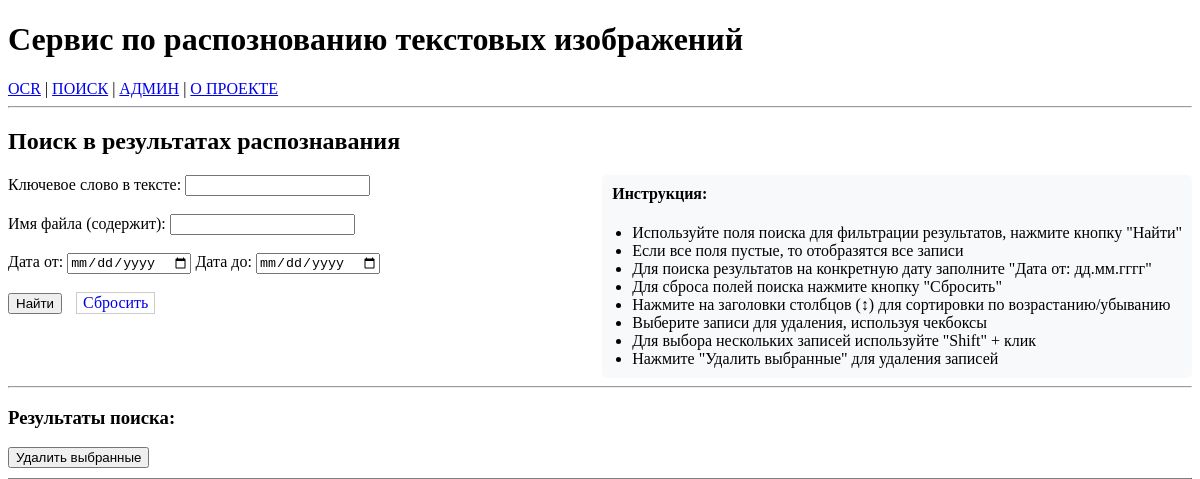
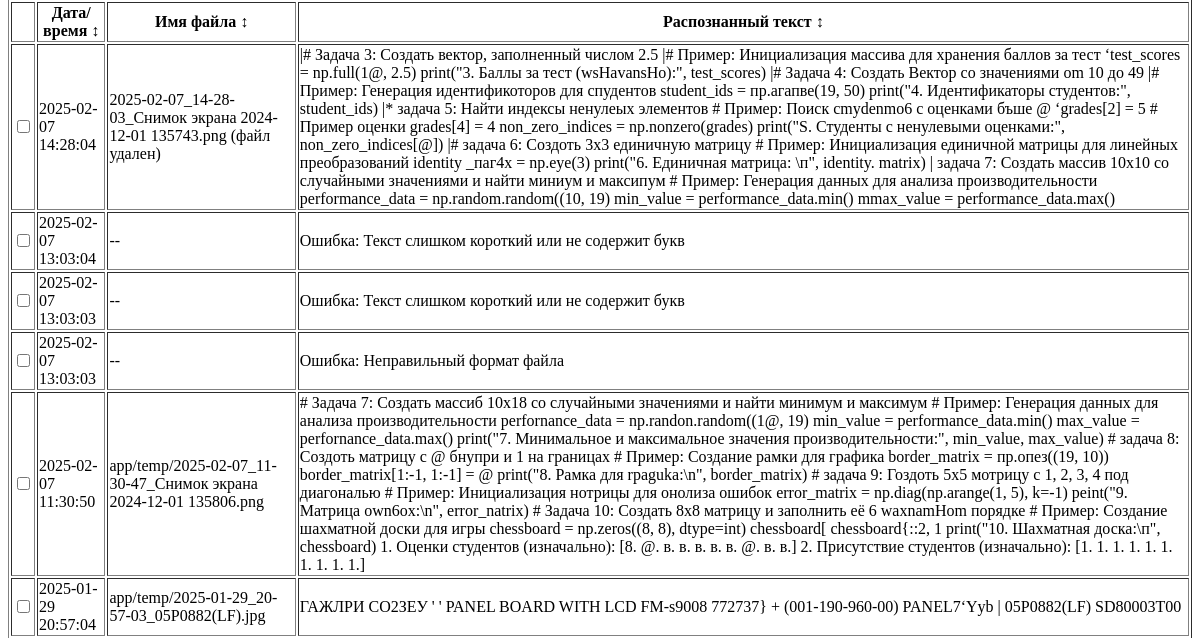
/search/ (upper part), run on an earlier commit of the app's database (2 pictures, top to bottom).
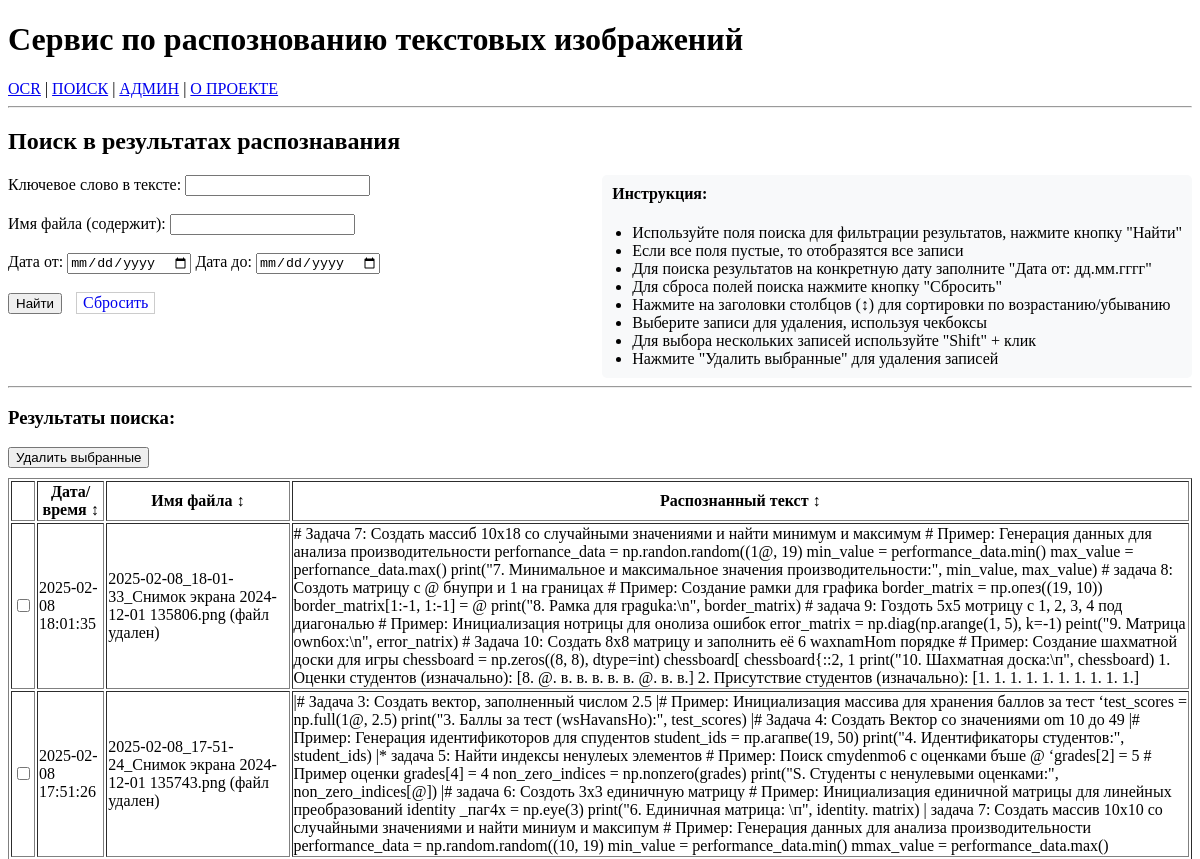
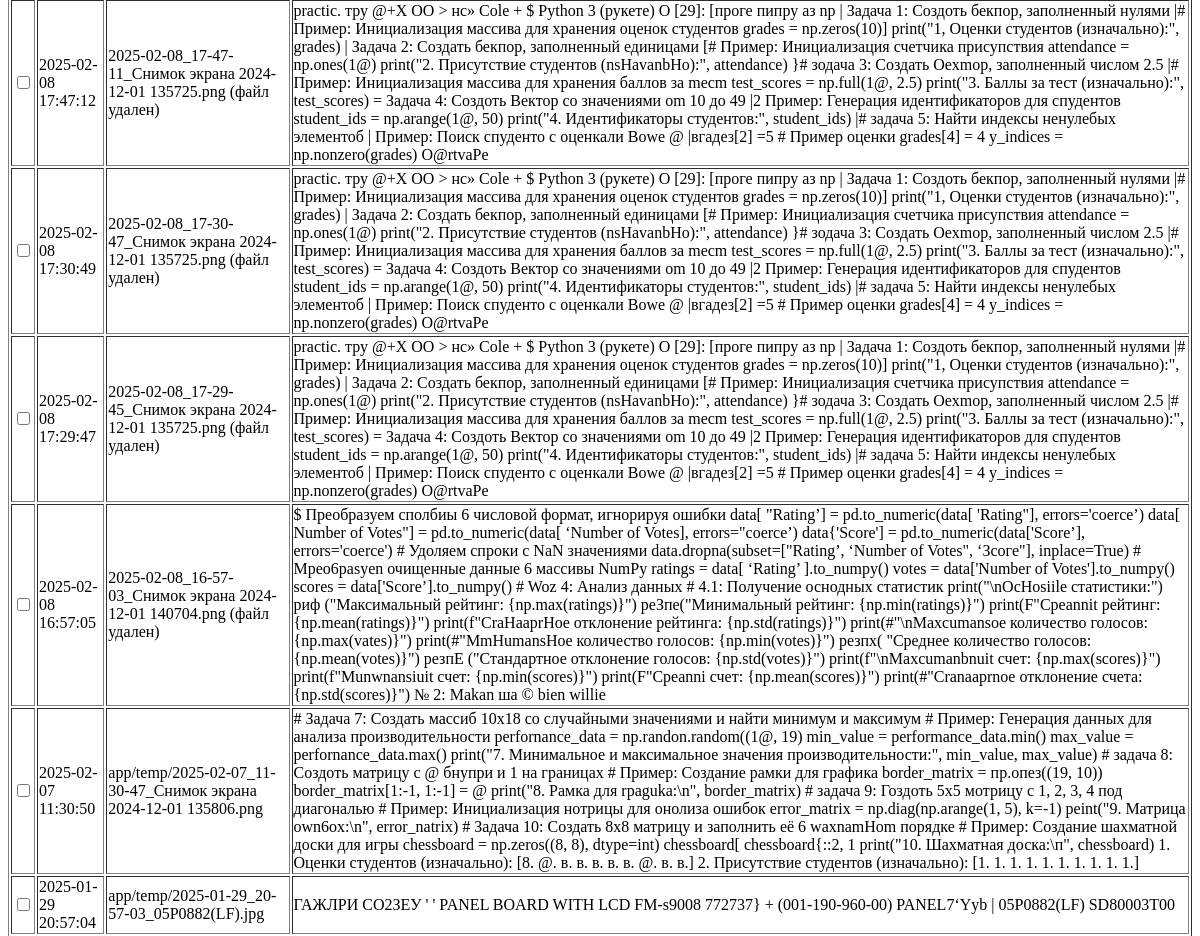
And on a later commit of the database (2 pictures, top to bottom).
### repository/repository.py (models this page shows, shortened)
class OcrData(Base):
    __tablename__ = 'ocr_data'
    id = Column(Integer, primary_key=True)
    date_time = Column(DateTime, default=datetime.now)
    file_name = Column(String)
    ocr_txt = Column(String)
    status = Column(String)

### app/main.py (the view)
@app.get("/search/", response_class=HTMLResponse)
async def search_page(request: Request,
                     keyword: Optional[str] = None,
                     filename: Optional[str] = None,
                     date_from: Optional[str] = None,
                     date_to: Optional[str] = None):
    date_from_obj = datetime.strptime(date_from, '%Y-%m-%d') if date_from else None
    date_to_obj = datetime.strptime(date_to, '%Y-%m-%d') if date_to else None
    if any([keyword, filename, date_from, date_to]):
        data = repository.search_documents(
            keyword=keyword,
            filename=filename,
            date_from=date_from_obj,
            date_to=date_to_obj
        )
    else:
        data = repository.get_all()
    for item in data:
        if item['file_name'].startswith('repository/files/'):
            item['file_exists'] = Path(item['file_name']).exists()
    return templates.TemplateResponse(
        "search.html",
        {
            "request": request,
            "data": data,
            "keyword": keyword,
            "filename": filename,
            "date_from": date_from,
            "date_to": date_to
        }
    )

### app/templates/search.html (shortened to what this page needs)
{% extends "base.html" %}
{% block content %}
<h2>Поиск в результатах распознавания</h2>
<form action="/search" method="get">
    <div style="display: flex; justify-content: space-between; align-items: start;">
        <div class="search-form">
            <label for="keyword">Ключевое слово в тексте:</label>
            <input type="text" id="keyword" name="keyword" value="{{ keyword or '' }}" />
            <br><br>
            <label for="filename">Имя файла (содержит):</label>
            <input type="text" id="filename" name="filename" value="{{ filename or '' }}" />
            <br><br>
            <label for="date_from">Дата от:</label>
            <input type="date" id="date_from" name="date_from" value="{{ date_from or '' }}" />
            <label for="date_to">Дата до:</label>
            <input type="date" id="date_to" name="date_to" value="{{ date_to or '' }}" />
            <br><br>
            <button type="submit">Найти</button>
            <a href="/search" class="button" style="text-decoration: none; padding: 1px 6px; border: 1px solid #ccc; display: inline-block; margin-left: 10px;">Сбросить</a>
        </div>
        <div class="instructions" style="margin-left: 40px; padding: 10px; background-color: #f8f9fa; border-radius: 5px;">
            <h4 style="margin-top: 0;">Инструкция:</h4>
            <ul style="margin: 0; padding-left: 20px;">
                <li>Используйте поля поиска для фильтрации результатов, нажмите кнопку "Найти"</li>
                <li>Если все поля пустые, то отобразятся все записи</li>
                <li>Для поиска результатов на конкретную дату заполните "Дата от: дд.мм.гггг"</li>
                <li>Для сброса полей поиска нажмите кнопку "Сбросить"</li>
                <li>Нажмите на заголовки столбцов (↕) для сортировки по возрастанию/убыванию</li>
                <li>Выберите записи для удаления, используя чекбоксы</li>
                <li>Для выбора нескольких записей используйте "Shift" + клик</li>
                <li>Нажмите "Удалить выбранные" для удаления записей</li>
            </ul>
        </div>
    </div>
</form>
<hr>
<h3>Результаты поиска:</h3>
{% if data %}
<div id="result">
    <button onclick="deleteSelected()" style="margin-bottom: 10px;">Удалить выбранные</button>
    <table border="1">
        <tr>
            <th></th>
            <th style="cursor: pointer;" onclick="sortTable(1)">Дата/время ↕</th>
            <th style="cursor: pointer;" onclick="sortTable(2)">Имя файла ↕</th>
            <th style="cursor: pointer;" onclick="sortTable(3)">Распознанный текст ↕</th>
        </tr>
        {% for item in data %}
        <tr>
            <td><input type="checkbox" class="record-checkbox" data-filename="{{ item.file_name }}"></td>
            <td>{{ item.date_time }}</td>
            <td>
                {% if item.file_name != "--" %}
                    {% if item.file_name.startswith('repository/files/') %}
                        {% if item.file_exists %}
                            <a href="/static/{{ item.file_name }}" target="_blank" title="Открыть изображение">{{ item.file_name.split('/')[-1] }}</a>
                        {% else %}
                            {{ item.file_name.split('/')[-1] }} (файл удален)
                        {% endif %}
                    {% else %}
                        {{ item.file_name }}
                    {% endif %}
                {% else %}
                    {{ item.file_name }}
                {% endif %}
            </td>
            <td>{{ item.ocr_txt }}</td>
        </tr>
        {% endfor %}
    </table>
</div>
{% else %}
<p>Нет данных.</p>
{% endif %}
{% endblock %}

### app/templates/base.html (shortened to what this page needs)
<!DOCTYPE html>
<html>
<head>
</head>
<body>
    <div class="container">
        <header>
            <h1>Сервис по распознованию текстовых изображений</h1>
        </header>
        <nav>
            <a href="/OCR">OCR</a> |
            <a href="/search">ПОИСК</a> |
            <a href="/admin">АДМИН</a> |
            <a href="/">О ПРОЕКТЕ</a>
        </nav>
        <hr>
        {% block content %}{% endblock %}
    </div>
</body>
</html>

What changed in the data, as far as the page shows it:
removed OcrData: date_time "2025-02-07 13:03:04", file_name "--", ocr_txt "Ошибка: Текст слишком короткий или не содержит букв"
removed OcrData: date_time "2025-02-07 13:03:03", file_name "--", ocr_txt "Ошибка: Текст слишком короткий или не содержит букв"
removed OcrData: date_time "2025-02-07 13:03:03", file_name "--", ocr_txt "Ошибка: Неправильный формат файла"
changed OcrData: date_time "2025-02-07 14:28:04" → "2025-02-08 18:01:35"; file_name "2025-02-07_14-28-03_Снимок экрана 2024-12-01 135743.png" → "2025-02-08_18-01-33_Снимок экрана 2024-12-01 135806.png"; ocr_txt "|# Задача 3: Создать вектор, заполненный числом 2.5 |# Пример: Инициализация массива для хранения баллов за тест ‘test_scores = np.full(1@, 2.5) print(\"3. Баллы за тест (wsHavansHo):\", test_scores) |# Задача 4: Создать Вектор со значениями om 10 до 49 |# Пример: Генерация идентификоторов для спудентов student_ids = пр.агапве(19, 50) print(\"4. Идентификаторы студентов:\", student_ids) |* задача 5: Найти индексы ненулеых элементов # Пример: Поиск cmydenmo6 с оценками бъше @ ‘grades[2] = 5 # Пример оценки grades[4] = 4 non_zero_indices = np.nonzero(grades) print(\"S. Студенты с ненулевыми оценками:\", non_zero_indices[@]) |# задача 6: Создоть 3x3 единичную матрицу # Пример: Инициализация…" → "# Задача 7: Создать массиб 10х18 со случайными значениями и найти минимум и максимум # Пример: Генерация данных для анализа производительности perfornance_data = np.randon.random((1@, 19) min_value = performance_data.min() max_value = perfornance_data.max() print(\"7. Минимальное и максимальное значения производительности:\", min_value, max_value) # задача 8: Создоть матрицу с @ бнупри и 1 на границах # Пример: Создание рамки для графика border_matrix = пр.опез((19, 10)) border_matrix[1:-1, 1:-1] = @ print(\"8. Рамка для rpaguka:\\n\", border_matrix) # задача 9: Гоздоть 5x5 мотрицу с 1, 2, 3, 4 под диагональю # Пример: Инициализация нотрицы для онолиза ошибок error_matrix = np.diag(np.arange(1,…"
added OcrData: date_time "2025-02-08 17:51:26", file_name "2025-02-08_17-51-24_Снимок экрана 2024-12-01 135743.png", ocr_txt "|# Задача 3: Создать вектор, заполненный числом 2.5 |# Пример: Инициализация массива для хранения баллов за тест ‘test_scores = np.full(1@, 2.5) print(\"3. Баллы за тест (wsHavansHo):\", test_scores) |# Задача 4: Создать Вектор со значениями om 10 до 49 |# Пример: Генерация идентификоторов для спудентов student_ids = пр.агапве(19, 50) print(\"4. Идентификаторы студентов:\", student_ids) |* задача 5: Найти индексы ненулеых элементов # Пример: Поиск cmydenmo6 с оценками бъше @ ‘grades[2] = 5 # Пример оценки grades[4] = 4 non_zero_indices = np.nonzero(grades) print(\"S. Студенты с ненулевыми оценками:\", non_zero_indices[@]) |# задача 6: Создоть 3x3 единичную матрицу # Пример: Инициализация…"
added OcrData: date_time "2025-02-08 17:47:12", file_name "2025-02-08_17-47-11_Снимок экрана 2024-12-01 135725.png", ocr_txt "practic. тру @+X OO > нс» Cole + $ Python 3 (рукете) О [29]: [проге пипру аз np | Задача 1: Создоть бекпор, заполненный нулями |# Пример: Инициализация массива для хранения оценок студентов grades = np.zeros(10)] print(\"1, Оценки студентов (изначально):\", grades) | Задача 2: Создать бекпор, заполненный единицами [# Пример: Инициализация счетчика присупствия attendance = np.ones(1@) print(\"2. Присутствие студентов (nsHavanbHo):\", attendance) }# зодача 3: Создать Oexmop, заполненный числом 2.5 |# Пример: Инициализация массива для хранения баллов за mecm test_scores = np.full(1@, 2.5) print(\"3. Баллы за тест (изначально):\", test_scores) = Задача 4: Создоть Вектор со значениями om 10 до 49 |2…"
added OcrData: date_time "2025-02-08 17:30:49", file_name "2025-02-08_17-30-47_Снимок экрана 2024-12-01 135725.png", ocr_txt "practic. тру @+X OO > нс» Cole + $ Python 3 (рукете) О [29]: [проге пипру аз np | Задача 1: Создоть бекпор, заполненный нулями |# Пример: Инициализация массива для хранения оценок студентов grades = np.zeros(10)] print(\"1, Оценки студентов (изначально):\", grades) | Задача 2: Создать бекпор, заполненный единицами [# Пример: Инициализация счетчика присупствия attendance = np.ones(1@) print(\"2. Присутствие студентов (nsHavanbHo):\", attendance) }# зодача 3: Создать Oexmop, заполненный числом 2.5 |# Пример: Инициализация массива для хранения баллов за mecm test_scores = np.full(1@, 2.5) print(\"3. Баллы за тест (изначально):\", test_scores) = Задача 4: Создоть Вектор со значениями om 10 до 49 |2…"
added OcrData: date_time "2025-02-08 17:29:47", file_name "2025-02-08_17-29-45_Снимок экрана 2024-12-01 135725.png", ocr_txt "practic. тру @+X OO > нс» Cole + $ Python 3 (рукете) О [29]: [проге пипру аз np | Задача 1: Создоть бекпор, заполненный нулями |# Пример: Инициализация массива для хранения оценок студентов grades = np.zeros(10)] print(\"1, Оценки студентов (изначально):\", grades) | Задача 2: Создать бекпор, заполненный единицами [# Пример: Инициализация счетчика присупствия attendance = np.ones(1@) print(\"2. Присутствие студентов (nsHavanbHo):\", attendance) }# зодача 3: Создать Oexmop, заполненный числом 2.5 |# Пример: Инициализация массива для хранения баллов за mecm test_scores = np.full(1@, 2.5) print(\"3. Баллы за тест (изначально):\", test_scores) = Задача 4: Создоть Вектор со значениями om 10 до 49 |2…"
added OcrData: date_time "2025-02-08 16:57:05", file_name "2025-02-08_16-57-03_Снимок экрана 2024-12-01 140704.png", ocr_txt "$ Преобразуем сполбиы 6 числовой формат, игнорируя ошибки data[ \"Rating’] = pd.to_numeric(data[ 'Rating\"], errors='coerce’) data[ Number of Votes\"] = pd.to_numeric(data[ ‘Number of Votes], errors=\"coerce’) data{'Score'] = pd.to_numeric(data['Score’], errors='coerce') # Удоляем спроки с NaN значениями data.dropna(subset=[\"Rating’, ‘Number of Votes\", ‘Зсоге\"], inplace=True) # Mpeo6pasyen очищенные данные 6 массивы NumPy ratings = data[ ‘Rating’ ].to_numpy() votes = data['Number of Votes'].to_numpy() scores = data['Score’].to_numpy() # Woz 4: Анализ данных # 4.1: Получение оснодных статистик print(\"\\nOcHosiile статистики:\") риф (\"Максимальный рейтинг: {np.max(ratings)}\") реЗпе(\"Минимальный…"
